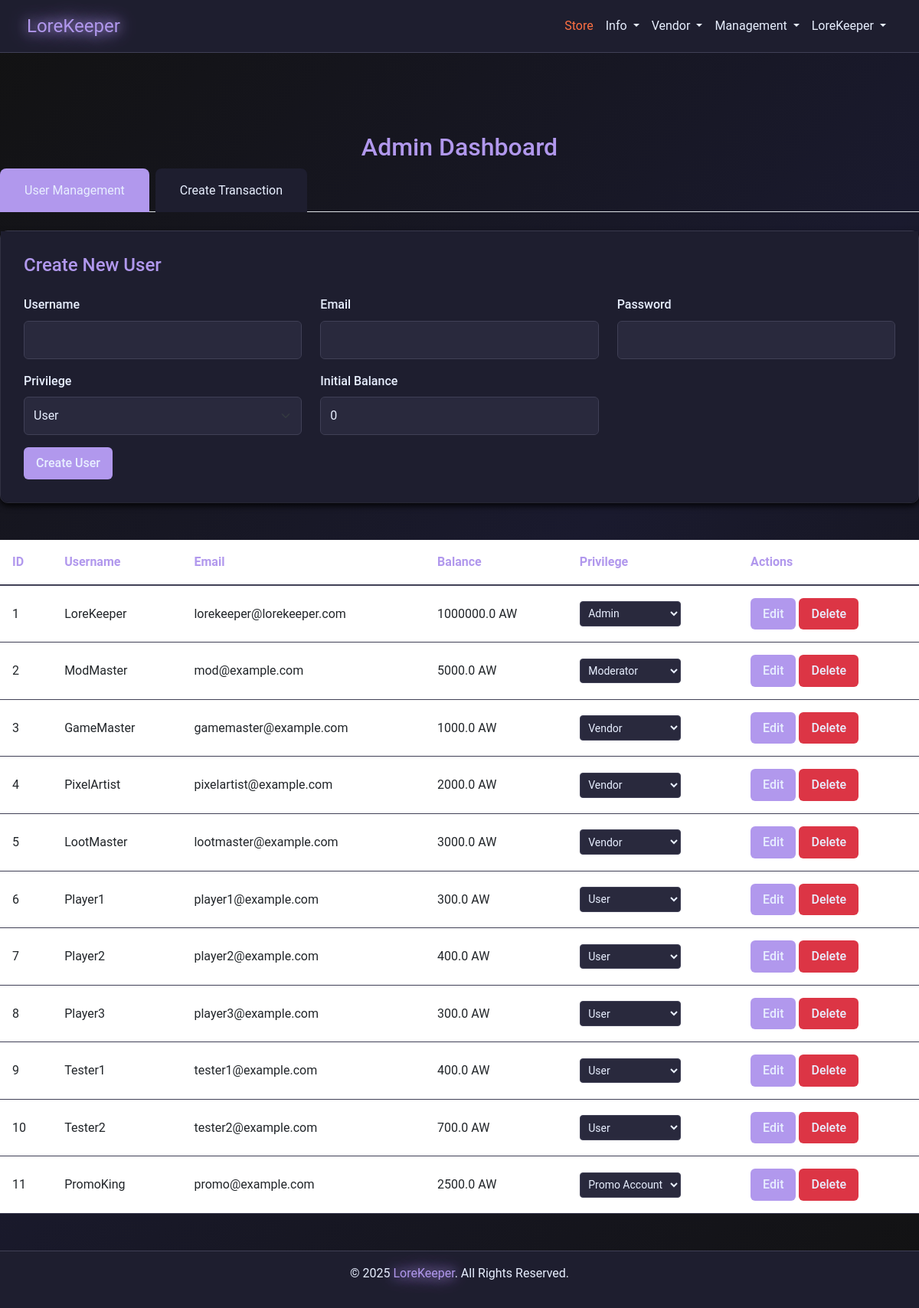
Page /admin (signed in) on the earlier database version.
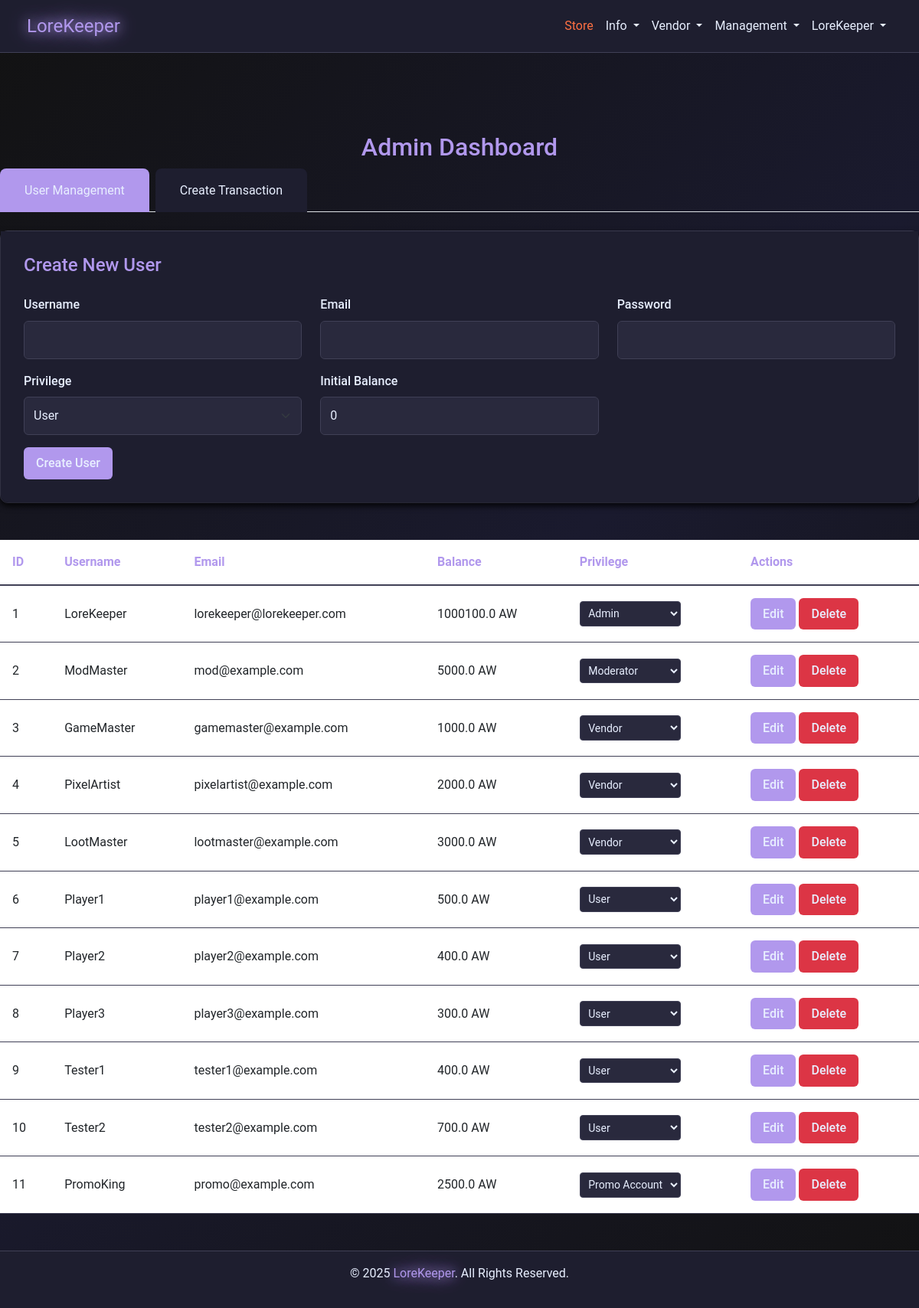
Same page on the later database version.
### models.py (models this page shows)
class User(db.Model):
    __tablename__ = "users"
    id = db.Column(db.Integer, primary_key=True)
    username = db.Column(db.String(64), nullable=False, index=True)
    email = db.Column(db.String(128), unique=True, nullable=False, index=True)
    password = db.Column(db.String(128), nullable=False)
    privilege_id = db.Column(db.Integer, db.ForeignKey("privileges.id"), default=1)
    created_at = db.Column(db.DateTime, default=datetime.utcnow)
    purchases = db.relationship(
        "Purchase", backref="user", lazy=True, cascade="all, delete-orphan"
    )
    subscriptions = db.relationship(
        "Subscription", backref="user", lazy=True, cascade="all, delete-orphan"
    )
    receipts = db.relationship("Receipt", backref="user", lazy=True)
    balance = db.Column(db.Integer, default=0)
    pending_balance = db.Column(db.Integer, default=0)

class Privilege(db.Model):
    __tablename__ = "privileges"
    id = db.Column(db.Integer, primary_key=True)
    name = db.Column(db.String(64), nullable=False, unique=True)
    description = db.Column(db.String(256))

### app.py (the view, shortened to what this page needs)
@app.route("/admin", methods=["GET", "POST"])
def admin_dashboard():
    if session.get("privilege_id") != 999:  # Assuming 2 is Admin privilege ID
        flash("Access denied! Admins only.", "danger")
        return redirect(url_for("home"))
    users = User.query.all()
    privileges = Privilege.query.all()
    return render_template("admin.html", users=users, privileges=privileges)

### app.py (called while the page is built)
@app.after_request
def add_header(response):
    response.headers["Cache-Control"] = "no-store"
    return response

@app.before_request
def before_request():
    try:
        if session.get("user_id"):
            session.permanent = True
        else:
            getCookie()
    except Exception:
        session.clear()

### templates/admin.html (shortened to what this page needs)
{% extends "nav_footer_template.html" %}
{% block content %}
<div class="container mt-5 admin-dashboard">
    <h2 class="text-center" style="color: var(--accent-color);">Admin Dashboard</h2>
    <ul class="nav nav-tabs mb-4" id="adminTabs" role="tablist">
        <li class="nav-item">
            <a class="nav-link active" id="users-tab" data-bs-toggle="tab" href="#users" role="tab">User Management</a>
        </li>
        <li class="nav-item">
            <a class="nav-link" id="transactions-tab" data-bs-toggle="tab" href="#transactions" role="tab">Create Transaction</a>
        </li>
    </ul>
    <div class="tab-content" id="adminTabContent">
        <div class="tab-pane fade show active" id="users" role="tabpanel">
            <div class="admin-card">
                <div class="card-body admin-form">
                    <h5 class="card-title">Create New User</h5>
                    <form method="POST" action="{{ url_for('admin_dashboard') }}">
                        <div class="row">
                            <div class="col-md-4 mb-3">
                                <label for="username" class="form-label">Username</label>
                                <input type="text" class="form-control" id="username" name="username" required>
                            </div>
                            <div class="col-md-4 mb-3">
                                <label for="email" class="form-label">Email</label>
                                <input type="email" class="form-control" id="email" name="email" required>
                            </div>
                            <div class="col-md-4 mb-3">
                                <label for="password" class="form-label">Password</label>
                                <input type="password" class="form-control" id="password" name="password" required>
                            </div>
                        </div>
                        <div class="row">
                            <div class="col-md-4 mb-3">
                                <label for="privilege_id" class="form-label">Privilege</label>
                                <select class="form-select" id="privilege_id" name="privilege_id">
                                    {% for privilege in privileges %}
                                    <option value="{{ privilege.id }}">{{ privilege.name }}</option>
                                    {% endfor %}
                                </select>
                            </div>
                            <div class="col-md-4 mb-3">
                                <label for="balance" class="form-label">Initial Balance</label>
                                <input type="number" class="form-control" id="balance" name="balance" value="0">
                            </div>
                        </div>
                        <button type="submit" name="create_user" class="admin-btn admin-btn-primary">Create User</button>
                    </form>
                </div>
            </div>
            <div class="table-responsive">
                <table class="table admin-table">
                    <thead>
                        <tr>
                            <th>ID</th>
                            <th>Username</th>
                            <th>Email</th>
                            <th>Balance</th>
                            <th>Privilege</th>
                            <th>Actions</th>
                        </tr>
                    </thead>
                    <tbody>
                        {% for user in users %}
                        <tr>
                            <td>{{ user.id }}</td>
                            <td>{{ user.username }}</td>
                            <td>{{ user.email }}</td>
                            <td>{{ user.balance }} AW</td>
                            <td>
                                <select class="privilege-select" data-user-id="{{ user.id }}">
                                    {% for privilege in privileges %}
                                    <option value="{{ privilege.id }}" {% if privilege.id == user.privilege_id %}selected{% endif %}>
                                        {{ privilege.name }}
                                    </option>
                                    {% endfor %}
                                </select>
                            </td>
                            <td>
                                <button class="admin-btn admin-btn-primary edit-user" data-bs-toggle="modal"
                                        data-bs-target="#editUserModal" data-user-id="{{ user.id }}">
                                    Edit
                                </button>
                                <form method="POST" action="{{ url_for('delete_user', user_id=user.id) }}" class="d-inline">
                                    <button type="submit" class="admin-btn admin-btn-danger">Delete</button>
                                </form>
                            </td>
                        </tr>
                        {% endfor %}
                    </tbody>
                </table>
            </div>
        </div>
    </div>
</div>
{% endblock %}

### templates/nav_footer_template.html (shortened to what this page needs)
<!doctype html>
<html lang="en">
  <head>
    <link
      href="https://cdn.jsdelivr.net/npm/bootstrap@5.3.0-alpha3/dist/css/bootstrap.min.css"
      rel="stylesheet"
    />
    <link
      href="{{ url_for('static', filename='css/style.css') }}"
      rel="stylesheet"
    />
  </head>
  <body>
    <nav class="navbar navbar-expand-lg navbar-dark">
      <div class="container">
        <a class="navbar-brand glow" href="/">LoreKeeper</a>
        <div class="collapse navbar-collapse" id="navbarNav">
          <ul class="navbar-nav ms-auto">
            <li class="nav-item">
              <a class="nav-link store" href="/store">Store</a>
            </li>
            <li class="nav-item dropdown">
              <a
                class="nav-link dropdown-toggle"
                href="#"
                role="button"
                data-bs-toggle="dropdown"
              >
                Info
              </a>
            </li>
            {% if session.get('user_id') %}
            {% if session.get('privilege_id') == 2 or
            session.get('privilege_id') == 999 %}
            <li class="nav-item dropdown">
              <a
                class="nav-link dropdown-toggle"
                href="#"
                role="button"
                data-bs-toggle="dropdown"
              >
                Vendor
              </a>
            </li>
            {% endif %}
            {% if session.get('privilege_id') >= 998 %}
            <li class="nav-item dropdown">
              <a
                class="nav-link dropdown-toggle"
                href="#"
                role="button"
                data-bs-toggle="dropdown"
              >
                Management
              </a>
            </li>
            {% endif %}
            <li class="nav-item dropdown">
              <a
                class="nav-link dropdown-toggle"
                href="#"
                role="button"
                data-bs-toggle="dropdown"
              >
                {{ session['username'] }}
              </a>
            </li>
            {% endif %}
          </ul>
        </div>
      </div>
    </nav>
    {% block content %} {% endblock %}
    <footer class="text-center text-light py-3">
      <p>© 2025 <span class="glow">LoreKeeper</span>. All Rights Reserved.</p>
    </footer>
  </body>
</html>

### static/css/style.css (style rules this page uses)
:root { --background-color: #121212; --text-color: #E8EFFF; --text-muted: #a1a1b1; --accent-color: #b198ed; --card-background: #1e1e2f; --input-background: #29293d; --input-border: #404056; --btn-hover: #9b84d6; --store-btn-color: #ff7043; --store-btn-hover: #ff5722; --card-shadow: rgba(0, 0, 0, 0.5); --section-padding: 60px; --element-spacing: 20px; }
body { margin: 0; padding: 0; font-family: 'Roboto', sans-serif; background: linear-gradient(135deg, #121212, #1a1a2e, #121212); background-size: cover; background-repeat: no-repeat; background-attachment: fixed; color: var(--text-color); line-height: 1.6; display: flex; flex-direction: column; min-height: 100vh; overflow-x: hidden; }
.navbar { background-color: var(--card-background); border-bottom: 1px solid var(--input-border); padding: 10px 20px; }
.navbar-brand, .nav-link { color: var(--text-color) !important; transition: color 0.2s ease-in-out; }
.navbar { background-color: var(--card-background); }
.navbar-brand { font-size: 1.5rem; }
.store { color: var(--store-btn-color) !important; }
.card, .card-header, .card-body { background-color: var(--card-background); color: var(--text-color); border: none; border-radius: 10px; box-shadow: 0 4px 10px var(--card-shadow); }
.form-label { color: var(--text-muted); }
.form-control { background-color: var(--input-background); border: 1px solid var(--input-border); color: var(--text-color); }
.text-light { color: var(--text-color) !important; }
footer { background-color: var(--card-background) !important; color: var(--text-muted); padding: 20px 0; text-align: center; border-top: 1px solid var(--input-border); margin-top: auto; flex-shrink: 0; position: relative; bottom: 0; width: 100%; }
.text-center { text-align: center; }
.mb-4 { margin-bottom: 1.5rem; }
.container { width: 100%; max-width: 1200px; margin: 0 auto; padding: 0 15px; box-sizing: border-box; }
.card-body { padding: 30px; background-color: var(--card-background); border-radius: 0 0 10px 10px; }
.glow { color: var(--accent-color) !important; text-shadow: 0 0 15px var(--accent-color), 0 0 30px var(--accent-color) !important; animation: glow 3s ease-in-out infinite; text-decoration: none; }
.form-label { color: var(--text-color) !important; font-size: 1rem; }
.form-control { background-color: var(--input-background); border: 1px solid var(--input-border); color: var(--text-color); padding: 10px; border-radius: 5px; }
.card-body { padding: 30px; }
.form-label { color: var(--text-color); font-size: 1rem; }
.admin-dashboard { padding: 2rem 0; }
#adminTabs .nav-link { color: var(--text-muted); background-color: var(--card-background); border: none; padding: 1rem 2rem; margin-right: 0.5rem; border-radius: 8px 8px 0 0; transition: all 0.3s ease; }
#adminTabs .nav-link.active { color: var(--text-color); background-color: var(--accent-color); border: none; }
.admin-card { background-color: var(--card-background); border: 1px solid var(--input-border); border-radius: 10px; margin-bottom: 2rem; box-shadow: 0 4px 6px var(--card-shadow); }
.admin-card .card-title { color: var(--accent-color); font-size: 1.5rem; margin-bottom: 1.5rem; }
.admin-table { background-color: var(--card-background); color: var(--text-color); margin-top: 1rem; }
.admin-table thead { background-color: var(--input-background); }
.admin-table th { color: var(--accent-color); font-weight: 600; padding: 1rem; border-bottom: 2px solid var(--input-border); }
.admin-table td { padding: 1rem; vertical-align: middle; border-bottom: 1px solid var(--input-border); }
.admin-table tbody tr { transition: background-color 0.3s ease; }
.admin-form .form-label { color: var(--text-color); font-weight: 500; margin-bottom: 0.5rem; }
.admin-form .form-control, .admin-form .form-select { background-color: var(--input-background); border: 1px solid var(--input-border); color: var(--text-color); padding: 0.75rem; border-radius: 6px; transition: all 0.3s ease; }
.admin-btn { padding: 0.5rem 1rem; border-radius: 6px; transition: all 0.3s ease; font-weight: 500; }
.admin-btn-primary { background-color: var(--accent-color); border: none; color: var(--text-color); }
.admin-btn-danger { background-color: #dc3545; border: none; color: var(--text-color); }
.privilege-select { background-color: var(--input-background); color: var(--text-color); border: 1px solid var(--input-border); border-radius: 4px; padding: 0.4rem; font-size: 0.875rem; }
.admin-table { composes: data-table; }

Differences in the rows shown:
changed User "LoreKeeper": balance "1000000.0" → "1000100.0"
changed User "Player1": balance "300.0" → "500.0"
